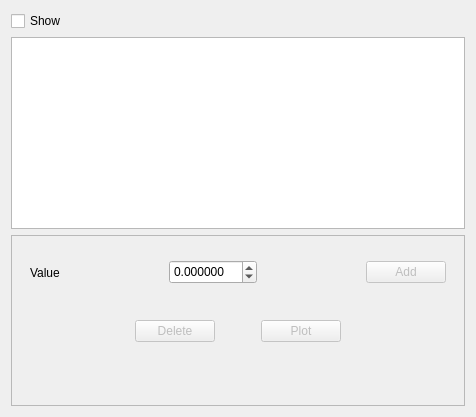
              <widget class="QWidget" name="tab_3">
               <attribute name="title">
                <string>Isosurface</string>
               </attribute>
               <layout class="QVBoxLayout" name="verticalLayout_15">
                <item>
                 <widget class="QCheckBox" name="FormActionsPostCheckSurface">
                  <property name="text">
                   <string>Show</string>
                  </property>
                 </widget>
                </item>
                <item>
                 <widget class="QTableWidget" name="IsosurfaceColorsTable"/>
                </item>
                <item>
                 <widget class="QFrame" name="frame_15">
                  <property name="minimumSize">
                   <size>
                    <width>0</width>
                    <height>100</height>
                   </size>
                  </property>
                  <property name="frameShape">
                   <enum>QFrame::StyledPanel</enum>
                  </property>
                  <property name="frameShadow">
                   <enum>QFrame::Raised</enum>
                  </property>
                  <layout class="QVBoxLayout" name="verticalLayout_22">
                   <item>
                    <widget class="QFrame" name="frame_27">
                     <property name="minimumSize">
                      <size>
                       <width>0</width>
                       <height>55</height>
                      </size>
                     </property>
                     <property name="frameShape">
                      <enum>QFrame::NoFrame</enum>
                     </property>
                     <property name="frameShadow">
                      <enum>QFrame::Raised</enum>
                     </property>
                     <layout class="QHBoxLayout" name="horizontalLayout_18">
                      <item>
                       <widget class="QLabel" name="label_10">
                        <property name="text">
                         <string>Value</string>
                        </property>
                       </widget>
                      </item>
                      <item>
                       <spacer name="horizontalSpacer_11">
                        <property name="orientation">
                         <enum>Qt::Horizontal</enum>
                        </property>
                        <property name="sizeHint" stdset="0">
                         <size>
                          <width>40</width>
                          <height>20</height>
                         </size>
                        </property>
                       </spacer>
                      </item>
                      <item>
                       <widget class="QDoubleSpinBox" name="FormActionsPostLabelSurfaceValue">
                        <property name="minimumSize">
                         <size>
                          <width>0</width>
                          <height>24</height>
                         </size>
                        </property>
                        <property name="maximumSize">
                         <size>
                          <width>16777215</width>
                          <height>24</height>
                         </size>
                        </property>
                        <property name="locale">
                         <locale language="English" country="UnitedStates"/>
                        </property>
                        <property name="decimals">
                         <number>6</number>
                        </property>
                        <property name="minimum">
                         <double>-99.000000000000000</double>
                        </property>
                        <property name="singleStep">
                         <double>0.010000000000000</double>
                        </property>
                       </widget>
                      </item>
                      <item>
                       <spacer name="horizontalSpacer_66">
                        <property name="orientation">
                         <enum>Qt::Horizontal</enum>
                        </property>
                        <property name="sizeHint" stdset="0">
                         <size>
                          <width>40</width>
                          <height>20</height>
                         </size>
                        </property>
                       </spacer>
                      </item>
                      <item>
                       <widget class="QPushButton" name="FormActionsPostButSurfaceAdd">
                        <property name="enabled">
                         <bool>false</bool>
                        </property>
                        <property name="text">
                         <string>Add</string>
                        </property>
                       </widget>
                      </item>
                     </layout>
                    </widget>
                   </item>
                   <item>
                    <widget class="QFrame" name="frame_17">
                     <property name="minimumSize">
                      <size>
                       <width>0</width>
                       <height>50</height>
                      </size>
                     </property>
                     <property name="frameShape">
                      <enum>QFrame::NoFrame</enum>
                     </property>
                     <property name="frameShadow">
                      <enum>QFrame::Raised</enum>
                     </property>
                     <layout class="QHBoxLayout" name="horizontalLayout_5">
                      <item>
                       <widget class="QFrame" name="frame_18">
                        <property name="frameShape">
                         <enum>QFrame::NoFrame</enum>
                        </property>
                        <property name="frameShadow">
                         <enum>QFrame::Raised</enum>
                        </property>
                        <layout class="QHBoxLayout" name="horizontalLayout_4">
                         <property name="leftMargin">
                          <number>0</number>
                         </property>
                         <property name="topMargin">
                          <number>0</number>
                         </property>
                         <property name="rightMargin">
                          <number>0</number>
                         </property>
                         <property name="bottomMargin">
                          <number>0</number>
                         </property>
                         <item>
                          <spacer name="horizontalSpacer">
                           <property name="orientation">
                            <enum>Qt::Horizontal</enum>
                           </property>
                           <property name="sizeHint" stdset="0">
                            <size>
                             <width>105</width>
                             <height>20</height>
                            </size>
                           </property>
                          </spacer>
                         </item>
                         <item>
                          <widget class="QPushButton" name="FormActionsPostButSurfaceDelete">
                           <property name="enabled">
                            <bool>false</bool>
                           </property>
                           <property name="text">
                            <string>Delete</string>
                           </property>
                          </widget>
                         </item>
                         <item>
                          <spacer name="horizontalSpacer_68">
                           <property name="orientation">
                            <enum>Qt::Horizontal</enum>
                           </property>
                           <property name="sizeHint" stdset="0">
                            <size>
                             <width>40</width>
                             <height>20</height>
                            </size>
                           </property>
                          </spacer>
                         </item>
                         <item>
                          <widget class="QPushButton" name="FormActionsPostButSurface">
                           <property name="enabled">
                            <bool>false</bool>
                           </property>
                           <property name="text">
                            <string>Plot</string>
                           </property>
                          </widget>
                         </item>
                         <item>
                          <spacer name="horizontalSpacer_2">
                           <property name="orientation">
                            <enum>Qt::Horizontal</enum>
                           </property>
                           <property name="sizeHint" stdset="0">
                            <size>
                             <width>105</width>
                             <height>20</height>
                            </size>
                           </property>
                          </spacer>
                         </item>
                        </layout>
                       </widget>
                      </item>
                     </layout>
                    </widget>
                   </item>
                   <item>
                    <spacer name="verticalSpacer_21">
                     <property name="orientation">
                      <enum>Qt::Vertical</enum>
                     </property>
                     <property name="sizeHint" stdset="0">
                      <size>
                       <width>20</width>
                       <height>40</height>
                      </size>
                     </property>
                    </spacer>
                   </item>
                  </layout>
                 </widget>
                </item>
               </layout>
              </widget>
